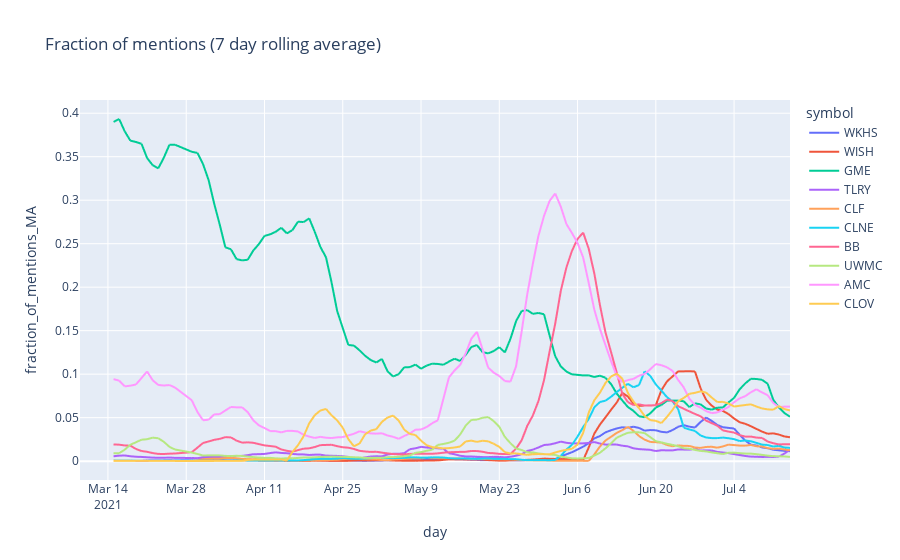

The notebook cell this image was saved under:
### Code cell
fig = px.line(tmp[tmp['symbol'].isin(top_symbols_june[0:10])].sort_values('day', ascending=False), 
              x="day", y="fraction_of_mentions_MA", line_group="symbol", color="symbol",
              title="Fraction of mentions (7 day rolling average)")
fig.show()
